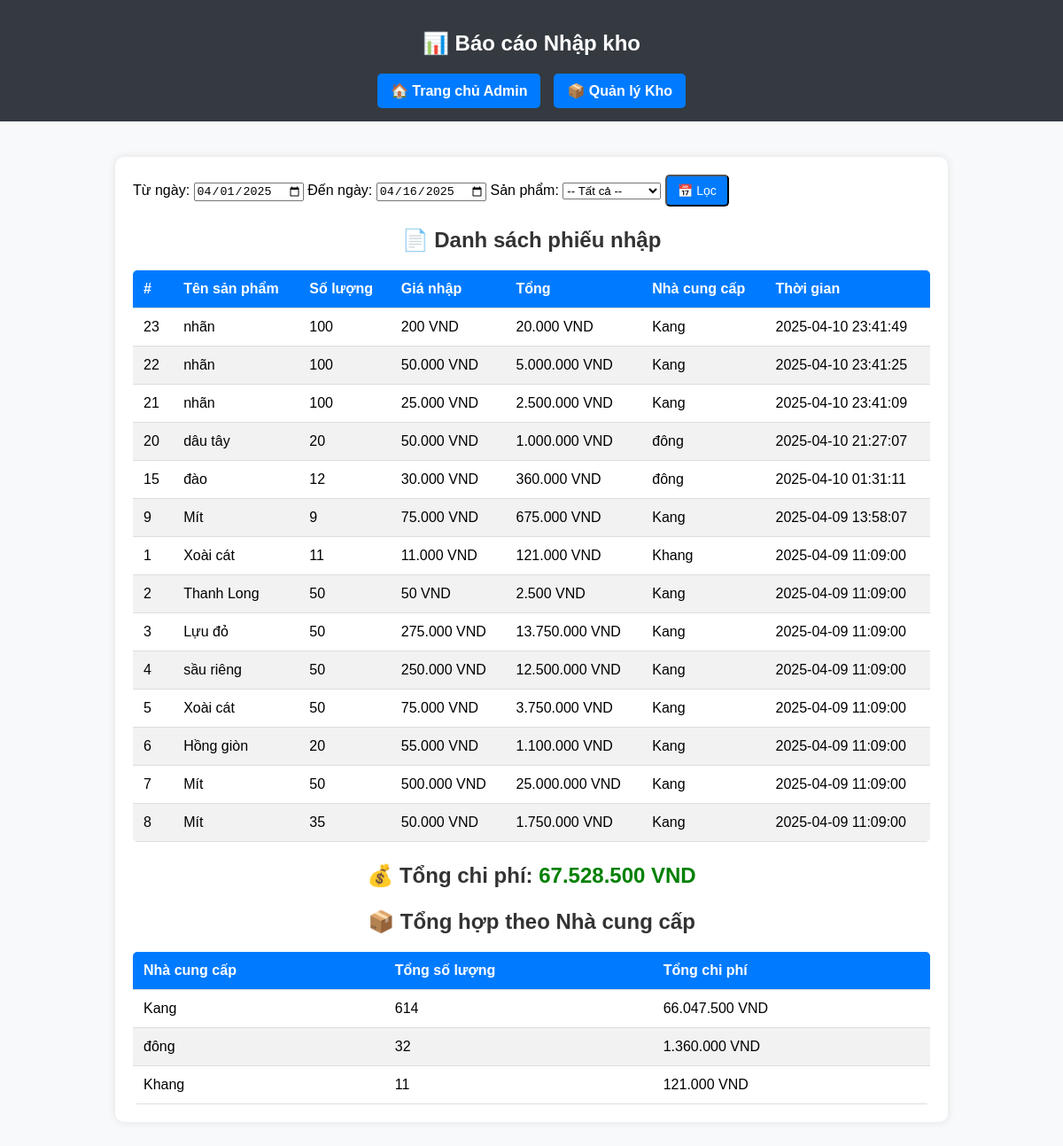
/admin/inventory_report.php (signed in), run on the app's committed database.
### tables this page shows
CREATE TABLE `inventory` (
  `id` int(11) NOT NULL,
  `product_id` int(6) NOT NULL,
  `quantity` int(11) NOT NULL,
  `purchase_price` decimal(10,2) DEFAULT NULL,
  `selling_price` double DEFAULT NULL,
  `unit_type` varchar(10) DEFAULT NULL,
  `supplier` varchar(255) DEFAULT NULL,
  `import_date` timestamp NOT NULL DEFAULT current_timestamp(),
  `created_at` datetime DEFAULT current_timestamp()
);

CREATE TABLE `products` (
  `product_id` int(6) NOT NULL,
  `name` varchar(255) NOT NULL,
  `selling_price` decimal(10,2) DEFAULT NULL,
  `description` text DEFAULT NULL,
  `category` varchar(100) NOT NULL DEFAULT 'Chung',
  `discount` decimal(5,2) NOT NULL DEFAULT 0.00,
  `image_url` varchar(255) DEFAULT NULL,
  `created_at` timestamp NOT NULL DEFAULT current_timestamp(),
  `visibility` enum('public','private') DEFAULT 'public',
  `stock_quantity` int(11) DEFAULT 0,
  `unit` varchar(10) NOT NULL DEFAULT 'kg',
  `status` enum('selling','not_selling') DEFAULT 'not_selling'
);

### admin/inventory_report.php (the view, shortened to what this page needs)
<?php
require_once __DIR__ . '/../database/db_connect.php';
$start_date = $_GET['start_date'] ?? date('Y-m-01');
$end_date = $_GET['end_date'] ?? date('Y-m-d');
$where = "DATE(inv.created_at) BETWEEN ? AND ?";
$params = [$start_date, $end_date];
$types = "ss";
$sql = "SELECT inv.id, p.name, inv.quantity, inv.purchase_price, inv.supplier, inv.created_at
        FROM inventory inv
        JOIN products p ON inv.product_id = p.product_id
        WHERE $where
        ORDER BY inv.created_at DESC";
$stmt = $conn->prepare($sql);
$stmt->bind_param($types, ...$params);
$stmt->execute();
$result = $stmt->get_result();
$inventory_data = [];
$total_spent = 0;
$summary_by_supplier = [];
while ($row = $result->fetch_assoc()) {
    $inventory_data[] = $row;
    $total = $row['quantity'] * $row['purchase_price'];
    $total_spent += $total;
    $supplier = $row['supplier'];
    if (!isset($summary_by_supplier[$supplier])) {
        $summary_by_supplier[$supplier] = [
            'total_quantity' => 0,
            'total_spent' => 0
        ];
    }
    $summary_by_supplier[$supplier]['total_quantity'] += $row['quantity'];
    $summary_by_supplier[$supplier]['total_spent'] += $total;
}
?>
<!DOCTYPE html>
<html lang="vi">
<head>
    <link rel="stylesheet" href="../assets/css/admin.css">
</head>
<body>
<header>
    <h2>📊 Báo cáo Nhập kho</h2>
    <nav>
        <a href="index.php">🏠 Trang chủ Admin</a>
        <a href="manage_inventory.php">📦 Quản lý Kho</a>
    </nav>
</header>
<section>
    <form method="get" class="filter-form">
        <label for="start_date">Từ ngày:</label>
        <input type="date" name="start_date" id="start_date" value="<?= htmlspecialchars($start_date) ?>">
        <label for="end_date">Đến ngày:</label>
        <input type="date" name="end_date" id="end_date" value="<?= htmlspecialchars($end_date) ?>">
        <label for="product_id">Sản phẩm:</label>
        <select name="product_id" id="product_id">
            <option value="">-- Tất cả --</option>
        </select>
        <button type="submit" class="btn btn-primary">📅 Lọc</button>
    </form>
    <h3>📄 Danh sách phiếu nhập</h3>
    <?php if (!empty($inventory_data)): ?>
        <table class="admin-table">
            <thead>
                <tr>
                    <th>#</th>
                    <th>Tên sản phẩm</th>
                    <th>Số lượng</th>
                    <th>Giá nhập</th>
                    <th>Tổng</th>
                    <th>Nhà cung cấp</th>
                    <th>Thời gian</th>
                </tr>
            </thead>
            <tbody>
                <?php foreach ($inventory_data as $row): ?>
                <tr>
                    <td><?= $row['id'] ?></td>
                    <td><?= htmlspecialchars($row['name']) ?></td>
                    <td><?= (int)$row['quantity'] ?></td>
                    <td><?= number_format($row['purchase_price'], 0, ',', '.') ?> VND</td>
                    <td><?= number_format($row['quantity'] * $row['purchase_price'], 0, ',', '.') ?> VND</td>
                    <td><?= htmlspecialchars($row['supplier']) ?></td>
                    <td><?= $row['created_at'] ?></td>
                </tr>
                <?php endforeach; ?>
            </tbody>
        </table>
        <h3>💰 Tổng chi phí: <span style="color: green;">
            <?= number_format($total_spent, 0, ',', '.') ?> VND</span>
        </h3>
        <h3>📦 Tổng hợp theo Nhà cung cấp</h3>
        <table class="admin-table">
            <thead>
                <tr>
                    <th>Nhà cung cấp</th>
                    <th>Tổng số lượng</th>
                    <th>Tổng chi phí</th>
                </tr>
            </thead>
            <tbody>
                <?php foreach ($summary_by_supplier as $supplier => $summary): ?>
                <tr>
                    <td><?= htmlspecialchars($supplier) ?></td>
                    <td><?= (int)$summary['total_quantity'] ?></td>
                    <td><?= number_format($summary['total_spent'], 0, ',', '.') ?> VND</td>
                </tr>
                <?php endforeach; ?>
            </tbody>
        </table>
    <?php else: ?>
        <p class="error-message">❌ Không có dữ liệu nhập kho trong khoảng thời gian đã chọn.</p>
    <?php endif; ?>
</section>
</body>
</html>

### assets/css/admin.css (style rules this page uses)
body { font-family: Arial, sans-serif; background-color: #f8f9fa; margin: 0; padding: 0; }
header { background: #343a40; color: white; padding: 15px; text-align: center; }
nav { display: flex; justify-content: center; gap: 15px; margin-top: 10px; }
nav a { color: white; text-decoration: none; font-weight: bold; padding: 10px 15px; background: #007bff; border-radius: 5px; transition: background 0.3s ease-in-out; }
section { max-width: 900px; margin: 40px auto; padding: 20px; background: white; border-radius: 10px; box-shadow: 0 0 10px rgba(0, 0, 0, 0.1); }
h3 { text-align: center; color: #333; font-size: 24px; font-weight: bold; margin-bottom: 20px; }
.admin-table { width: 100%; border-collapse: collapse; background: #fff; border-radius: 5px; overflow: hidden; }
.admin-table th, .admin-table td { padding: 12px; text-align: left; border-bottom: 1px solid #ddd; }
.admin-table th { background: #007bff; color: #fff; }
.admin-table tr:nth-child(even) { background: #f2f2f2; }
.btn { text-decoration: none; padding: 8px 12px; border-radius: 5px; font-size: 14px; display: inline-block; text-align: center; }
.btn-primary { background: #007bff; color: white; }

### data on the page
inventory: id "23", product.name "nhãn", quantity "100", purchase_price "200", $row['quantity'] * $row['purchase_price'] "20.000", supplier "Kang", created_at "2025-04-10 23:41:49"
inventory: id "22", product.name "nhãn", quantity "100", purchase_price "50.000", $row['quantity'] * $row['purchase_price'] "5.000.000", supplier "Kang", created_at "2025-04-10 23:41:25"
inventory: id "21", product.name "nhãn", quantity "100", purchase_price "25.000", $row['quantity'] * $row['purchase_price'] "2.500.000", supplier "Kang", created_at "2025-04-10 23:41:09"
inventory: id "20", product.name "dâu tây", quantity "20", purchase_price "50.000", $row['quantity'] * $row['purchase_price'] "1.000.000", supplier "đông", created_at "2025-04-10 21:27:07"
inventory: id "15", product.name "đào", quantity "12", purchase_price "30.000", $row['quantity'] * $row['purchase_price'] "360.000", supplier "đông", created_at "2025-04-10 01:31:11"
inventory: id "9", product.name "Mít", quantity "9", purchase_price "75.000", $row['quantity'] * $row['purchase_price'] "675.000", supplier "Kang", created_at "2025-04-09 13:58:07"
inventory: id "1", product.name "Xoài cát", quantity "11", purchase_price "11.000", $row['quantity'] * $row['purchase_price'] "121.000", supplier "Khang", created_at "2025-04-09 11:09:00"
inventory: id "2", product.name "Thanh Long", quantity "50", purchase_price "50", $row['quantity'] * $row['purchase_price'] "2.500", supplier "Kang", created_at "2025-04-09 11:09:00"
inventory: id "3", product.name "Lựu đỏ", quantity "50", purchase_price "275.000", $row['quantity'] * $row['purchase_price'] "13.750.000", supplier "Kang", created_at "2025-04-09 11:09:00"
inventory: id "4", product.name "sầu riêng", quantity "50", purchase_price "250.000", $row['quantity'] * $row['purchase_price'] "12.500.000", supplier "Kang", created_at "2025-04-09 11:09:00"
inventory: id "5", product.name "Xoài cát", quantity "50", purchase_price "75.000", $row['quantity'] * $row['purchase_price'] "3.750.000", supplier "Kang", created_at "2025-04-09 11:09:00"
inventory: id "6", product.name "Hồng giòn", quantity "20", purchase_price "55.000", $row['quantity'] * $row['purchase_price'] "1.100.000", supplier "Kang", created_at "2025-04-09 11:09:00"
inventory: id "7", product.name "Mít", quantity "50", purchase_price "500.000", $row['quantity'] * $row['purchase_price'] "25.000.000", supplier "Kang", created_at "2025-04-09 11:09:00"
inventory: id "8", product.name "Mít", quantity "35", purchase_price "50.000", $row['quantity'] * $row['purchase_price'] "1.750.000", supplier "Kang", created_at "2025-04-09 11:09:00"

### other printed values
$total_spent "67.528.500"
$summary['total_quantity'] "614"
$summary['total_spent'] "66.047.500"
$supplier "đông"
$summary['total_quantity'] "32"
$summary['total_spent'] "1.360.000"
$supplier "Khang"
$summary['total_quantity'] "11"
$summary['total_spent'] "121.000"
